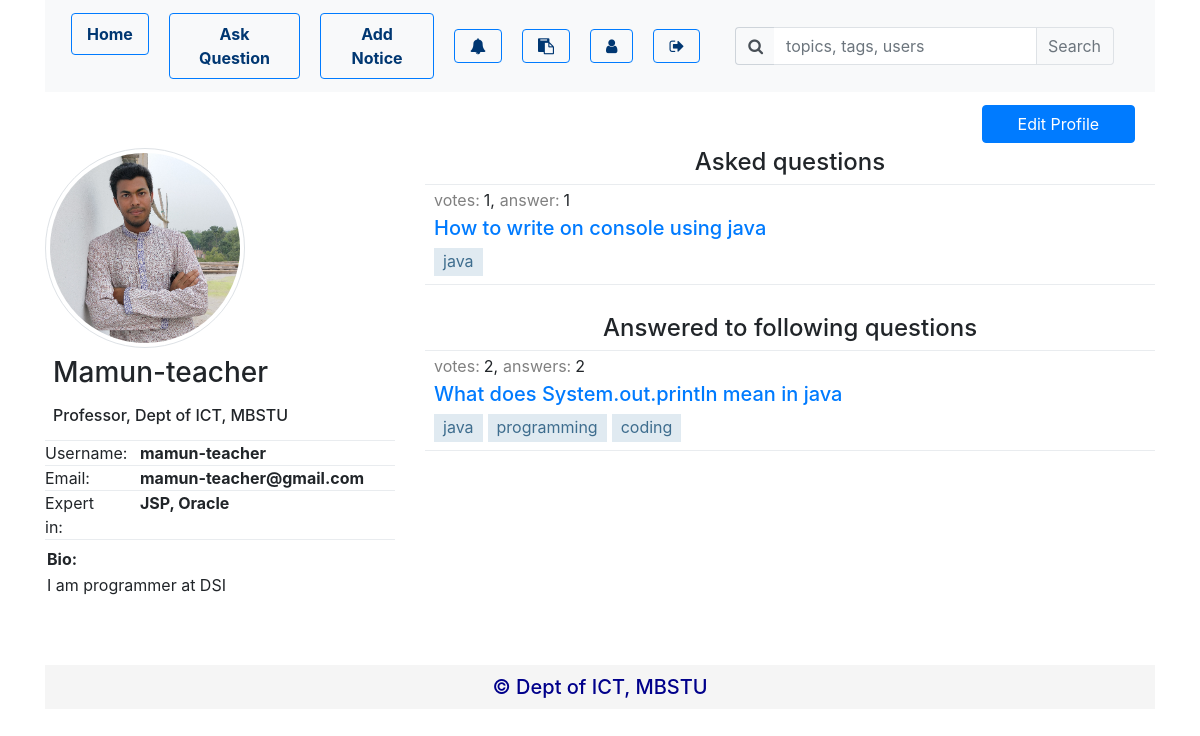
Screenshot of /profile.php (signed in) with the database file from the repository.
### tables this page shows
CREATE TABLE `user` (
  `fullname` varchar(100) NOT NULL,
  `student_id` varchar(10) NOT NULL,
  `user_name` varchar(50) NOT NULL,
  `email` varchar(50) NOT NULL,
  `password` varchar(300) NOT NULL,
  `role` varchar(15) NOT NULL,
  `expert_in` varchar(3000) NOT NULL,
  `description` varchar(10000) NOT NULL,
  `batch` varchar(25) NOT NULL,
  `designation` varchar(256) NOT NULL,
  `profile_picture` varchar(500) NOT NULL
);

CREATE TABLE `question` (
  `question_id` int(11) NOT NULL,
  `user_name` varchar(50) NOT NULL,
  `title` varchar(2000) NOT NULL,
  `question_body` varchar(10000) NOT NULL,
  `date` date NOT NULL
);

### DatabaseConnection.php (called while the page is built, shortened)
<?php
$host = "localhost";
$db = "ict_forum";
$user = "root";
$pass = "";
function getUserDetails($userName) {
    global $host, $db, $user, $pass;
    $con = mysqli_connect($host, $user, $pass, $db);
    $query = "select user_name,email,role,fullname,student_id,expert_in,batch,designation,description,profile_picture from user where user_name='$userName';";
    $result = mysqli_query($con, $query);
    if (mysqli_num_rows($result) > 0) {
        return $result;
    } else {
        mysqli_close($con);
        return "";
    }
}
function getTagsOfQuestion($questionId) {
    global $host, $db, $user, $pass;
    $con = mysqli_connect($host, $user, $pass, $db);
    $tagOfQuestionQuery = "select * from question_tag_mapping where question_id=" . $questionId;
    $tagsName = array();
    $tagOfQuestion = mysqli_query($con, $tagOfQuestionQuery);
    if (mysqli_num_rows($tagOfQuestion) > 0) {
        while ($row = mysqli_fetch_assoc($tagOfQuestion)) {
            $tagNameQuery = "select * from tag where tag_id=" . $row['tag_id'];
            $tagNameResult = mysqli_query($con, $tagNameQuery);
            $tagRow = mysqli_fetch_assoc($tagNameResult);
            $tagsName[$tagRow['tag_id']] = $tagRow['tag_name'];
        }
        return $tagsName;
    } else {
        mysqli_close($con);
        return "";
    }
}
function getQuestionsByUser($userName) {
    global $host, $db, $user, $pass;
    $con = mysqli_connect($host, $user, $pass, $db);
    $questionByUserQuery = "select * from question where user_name = '$userName' ORDER BY date DESC";
    $questionByUser = mysqli_query($con, $questionByUserQuery);
    if (mysqli_num_rows($questionByUser) > 0) {
        return $questionByUser;
    } else {
        mysqli_close($con);
        return "";
    }
}
function getAnswersCount($questionId) {
    global $host, $db, $user, $pass;
    $con = mysqli_connect($host, $user, $pass, $db);
    $getAnsCountQuery = "select count(answer_id) as ans_count from answer where question_id = " . $questionId;
    $answersCount = mysqli_query($con, $getAnsCountQuery);
    return $answersCount;
}
function getQuestionVoteCount($questionId) {
    global $host, $db, $user, $pass;
    $con = mysqli_connect($host, $user, $pass, $db);
    $upvoteQuery = "select count(*) as total_up_vote from question_up_vote where question_id=$questionId";
    $totalUpVoteResult = mysqli_query($con, $upvoteQuery);
    $totalUpVoteRow = mysqli_fetch_assoc($totalUpVoteResult);
    $totalUpVote = $totalUpVoteRow['total_up_vote'];
    $downvoteQuery = "select count(*) as total_down_vote from question_down_vote where question_id=$questionId";
    $totalDownVoteResult = mysqli_query($con, $downvoteQuery);
    $totalDownVoteRow = mysqli_fetch_assoc($totalDownVoteResult);
    $totalDownVote = $totalDownVoteRow['total_down_vote'];
    return $totalUpVote - $totalDownVote;
}
function getAnsweredQuestionsByUser($userName) {
    global $host, $db, $user, $pass;
    $con = mysqli_connect($host, $user, $pass, $db);
    $answerByUserQuery = "select * from question where question_id in (select question_id from answer where user_name='$userName') ORDER BY date DESC";
    $answerByUser = mysqli_query($con, $answerByUserQuery);
    if (mysqli_num_rows($answerByUser) > 0) {
        return $answerByUser;
    } else {
        mysqli_close($con);
        return "";
    }
}
?>

### profile.php (the view, shortened to what this page needs)
<?php include 'includes/navbar.php'; ?>
<?php
$userName = NULL;
if (isset($_SESSION['userName'])) {
    $userName = $_SESSION['userName'];
} else {
    header("Location:login.php?page=profile.php");
}
$result = getUserDetails($userName);
$row = NULL;
if ($result != "") {
    $row = mysqli_fetch_assoc($result);
}
?>
<div class="container">
    <div class="row" style="margin: 5px;">
        <div class="col-lg-2 offset-lg-10">
            <a href="editProfile.php" class="btn btn-primary" style="width: 100%;">Edit Profile</a>
        </div>
    </div>
    <div class="row">
        <div class="col-lg-4 col-md-4 col-sm-4">
            <div class="row">
                <div class="col-md-8">
                    <img src="<?php
                    if ($row['profile_picture'] != "")
                        echo 'images/' . $row['profile_picture'];
                    else {
                        echo 'images/avatar.png';
                    }
                    ?>" class="img-fluid img-thumbnail rounded-circle" height="200px;" width="200px;"/>
                </div>
            </div>
            <div class="row m-2">
                <h3><?php echo '' . $row['fullname']; ?></h3>
            </div>
            <div class="row m-2">
                <?php
                if ($row['role'] == "STUDENT") {
                    echo '<h6>' . $row['student_id'] . ', ICT ' . $row['batch'] . ' Batch, MBSTU</h6>';
                } elseif ($row['role'] == "TEACHER") {
                    echo '<h6>' . $row['designation'] . ', Dept of ICT, MBSTU' . $row['batch'] . '</h6>';
                }
                ?>
            </div>
            <div class="dropdown-divider sidebar"></div>
            <div class="row" style="margin-top: 1px; margin-bottom: 1px;">
                <div class="col-md-3 col-sm-12">
                    Username:                </div>
                <div class="col-md-9 col-sm-12">
                    <strong><?php echo '' . $row['user_name']; ?></strong>
                </div>
            </div>
            <div class="dropdown-divider sidebar"></div>
            <div class="row" style="margin-top: 1px; margin-bottom: 1px;">
                <div class="col-md-3 col-sm-12">
                    Email:
                </div>
                <div class="col-md-9 col-sm-12">
                    <strong><?php echo '' . $row['email']; ?></strong>
                </div>
            </div>
            <div class="dropdown-divider sidebar"></div>
            <div class="row" style="margin-bottom: 1px; margin-top: 1px;">
                <div class="col-md-3 col-sm-12">
                    Expert in:
                </div>
                <div class="col-md-9 col-sm-12">
                    <strong>
                        <?php
                        if ($row['expert_in'] != "")
                            echo '' . $row['expert_in'];
                        else {
                            echo 'Not specified';
                        }
                        ?>
                    </strong>
                </div>
            </div>
            <div class="dropdown-divider sidebar"></div>
            <div class="row" style="margin: 2px; margin-top: 8px;">
                <strong>Bio:</strong>
            </div>
            <div class="row" style="margin: 2px;">
                <p><?php echo '' . $row['description']; ?></p>
            </div>
        </div>
        <div class="col-lg-8 col-md-8 col-sm-8">
            <?php
            $questions = getQuestionsByUser($userName);
            if ($questions == "") {
                echo "<h4 style = 'text-align: center'>Haven't asked any question yet</h4>";
            } else {
                echo '<h4 style = "text-align: center">Asked questions</h4>';
                echo '<div class="dropdown-divider sidebar"></div>';
                while ($row = mysqli_fetch_assoc($questions)) {
                    $ansCount = getAnswersCount($row['question_id']);
                    $ansCountRow = mysqli_fetch_assoc($ansCount);
                    ?>
                    <div class="m-1 ml-4 mt-1">
                        <div class="row">
                            <span style="color: gray; margin-right: 4px;">votes:</span><?php echo '' . getQuestionVoteCount($row['question_id']); ?>,
                            <span style="color: gray; margin-left: 5px;margin-right: 4px;">answer<?php if ($ansCountRow['ans_count'] > 1) echo 's'; ?>:</span><?php echo '' . $ansCountRow['ans_count']; ?>
                        </div>
                        <div class="row mt-1">
                            <?php echo '<a href="questionDetails.php?questionId=' . $row['question_id'] . '"><h5>' . $row['title'] . '</h5></a>'; ?>
                        </div>
                        <div class="row">
                            <?php
                            $tagsOfQuestion = getTagsOfQuestion($row['question_id']);
                            foreach ($tagsOfQuestion as $key => $value) {
                                echo '<a href="questions.php?tagId=' . $key . '"><span class="questions-tag">' . $value . '</span></a>';
                            }
                            ?>
                        </div>
                    </div>
                    <div class="dropdown-divider sidebar"></div>
                    <?php
                }
            }
            ?>
            <?php
            $answeredQuestions = getAnsweredQuestionsByUser($userName);
            if ($answeredQuestions == "") {
                echo "<h4 style = 'text-align: center; margin-top: 30px;'>Haven't answered to any question yet</h4>";
            } else {
                echo '<h4 style = "text-align: center; margin-top: 30px;">Answered to following questions</h4>';
                echo '<div class="dropdown-divider sidebar"></div>';
                while ($row = mysqli_fetch_assoc($answeredQuestions)) {
                    $ansCount = getAnswersCount($row['question_id']);
                    $ansCountRow = mysqli_fetch_assoc($ansCount);
                    ?>
                    <div class="m-1 ml-4 mt-1">
                        <div class="row">
                            <span style="color: gray; margin-right: 4px;">votes:</span><?php echo '' . getQuestionVoteCount($row['question_id']); ?>,
                            <span style="color: gray; margin-left: 5px;margin-right: 4px;">answer<?php if ($ansCountRow['ans_count'] > 1) echo 's'; ?>:</span><?php echo '' . $ansCountRow['ans_count']; ?>
                        </div>
                        <div class="row mt-1">
                            <?php echo '<a href="questionDetails.php?questionId=' . $row['question_id'] . '"><h5>' . $row['title'] . '</h5></a>'; ?>
                        </div>
                        <div class="row">
                            <?php
                            $tagsOfQuestion = getTagsOfQuestion($row['question_id']);
                            foreach ($tagsOfQuestion as $key => $value) {
                                echo '<a href="questions.php?tagId=' . $key . '"><span class="questions-tag">' . $value . '</span></a>';
                            }
                            ?>
                        </div>
                    </div>
                    <div class="dropdown-divider sidebar"></div>
                    <?php
                }
            }
            ?>
        </div>
    </div>
    <?php include 'includes/footer.php'; ?>
</div>

### rows the page displays
user: profile_picture (picture), fullname "Mamun-teacher", designation "Professor", user_name "mamun-teacher", email "mamun-teacher@gmail.com", expert_in "JSP, Oracle", description "I am programmer at DSI"
question: question_id "1", ans_count "1", title "How to write on console using java", value "java"
question: question_id "2", ans_count "2", title "What does System.out.println mean in java", value "java", value "programming", value "coding"
